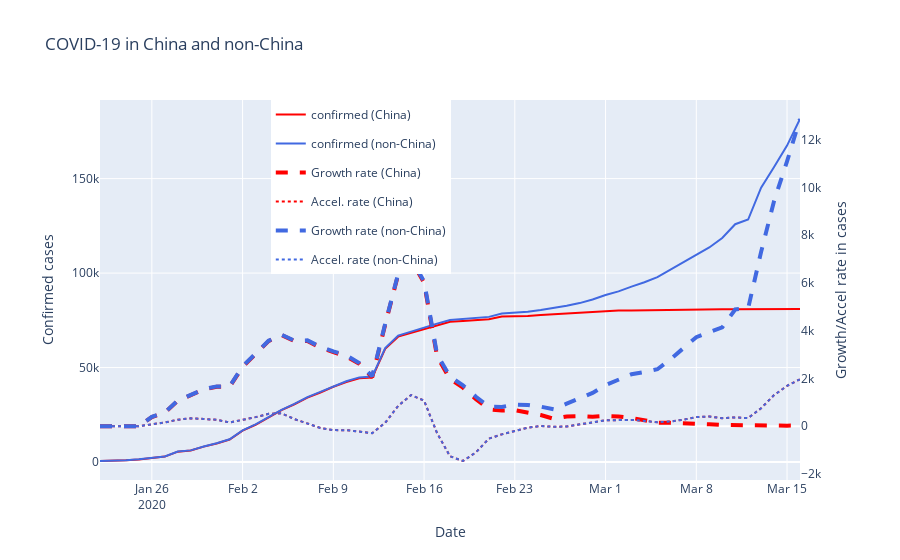

Here is the notebook cell this chart was saved with:
### Markdown cell above
## Plot

### Code cell
# Show fig
import plotly.express as px
import plotly.graph_objects as go

colorSequence = ["red", "royalblue"]

layout = go.Layout(title="COVID-19 in China and non-China", margin={"l": 100, "r": 100},
                   colorway=["#287D95", "#EF533B"], legend={"x": 0.7, "y": 1, 'orientation': "h"},
                   yaxis={'title': 'Confirmed cases'},
                   yaxis2={'title': 'Growth/Accel rate in cases', 'overlaying': 'y', 'side': 'right', "showgrid": False},
                   xaxis={"title": "Date"},
                   height=1000)

chinaColor = colorSequence[0]
nonChinaColor = colorSequence[1]
colorMap = {'confirmed (China)':chinaColor, 
           'growth_rate (China)':chinaColor, 
           'acceleration_rate (China)':chinaColor, 
           'confirmed (non-China)':nonChinaColor, 
           'growth_rate (non-China)':nonChinaColor,
           'acceleration_rate (non-China)':nonChinaColor,
          }

# Only plot 'confirmed', since we can't control the dashed lines and second-axes using Plotly Express
traces_confirmed = px.line(pd.concat([df_china_prepared, df_non_china_prepared]).query('variable == ["confirmed (China)", "confirmed (non-China)"]'), 
                           x='date', 
                           y='value', 
                           color='variable',
                           color_discrete_map=colorMap,).data

# Reset index
df_non_china = df_non_china.reset_index()

# Add growth rate
trace_growth_china = go.Scatter(x=df_china['date'], 
                                y=df_china['growth_rate'], 
                                name='Growth rate (China)',
                                line=dict(color=chinaColor, 
                                          width=4, 
                                          dash='dash'), 
                                yaxis="y2")
trace_growth_non_china = go.Scatter(x=df_non_china['date'], 
                                    y=df_non_china['growth_rate'], 
                                    name='Growth rate (non-China)',
                                    line=dict(color=nonChinaColor, 
                                              width=4, 
                                              dash='dash'), 
                                    yaxis="y2")

# Add acceleration rate
trace_accel_china = go.Scatter(x=df_non_china['date'], 
                               y=df_non_china['acceleration_rate'], 
                               name='Accel. rate (China)',
                         line=dict(color=chinaColor, 
                                   width=2, 
                                   dash='dot'), 
                               yaxis="y2")

trace_accel_non_china = go.Scatter(x=df_non_china['date'], 
                                   y=df_non_china['acceleration_rate'], 
                                   name='Accel. rate (non-China)',
                         line=dict(color=nonChinaColor, 
                                   width=2, 
                                   dash='dot'), 
                                   yaxis="y2")

# Combine to make a tuple
traces_combined = traces_confirmed + (trace_growth_china, trace_accel_china, trace_growth_non_china, trace_accel_non_china,)
fig = go.Figure(data=traces_combined, layout=layout)
fig.show()
